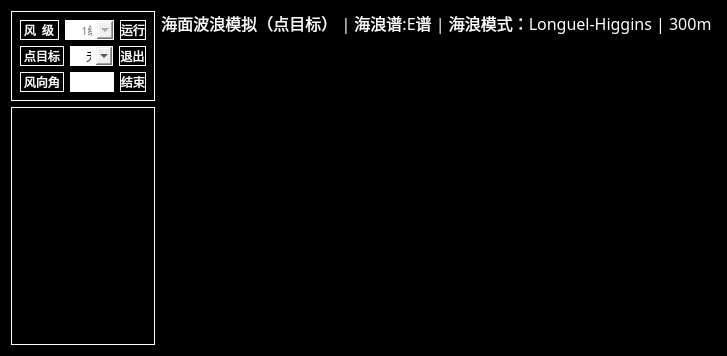
<?xml version="1.0" encoding="UTF-8"?>
<ui version="4.0">
 <class>Form</class>
 <widget class="QWidget" name="Form">
  <property name="geometry">
   <rect>
    <x>0</x>
    <y>0</y>
    <width>617</width>
    <height>356</height>
   </rect>
  </property>
  <property name="windowTitle">
   <string>Form</string>
  </property>
  <property name="styleSheet">
   <string notr="true">#Form{background:rgb(0,0,0)}
</string>
  </property>
  <layout class="QHBoxLayout" name="horizontalLayout_4" stretch="1,4">
   <item>
    <layout class="QVBoxLayout" name="verticalLayout_3" stretch="1,4">
     <item>
      <widget class="QWidget" name="widget" native="true">
       <property name="sizePolicy">
        <sizepolicy hsizetype="Expanding" vsizetype="Expanding">
         <horstretch>0</horstretch>
         <verstretch>0</verstretch>
        </sizepolicy>
       </property>
       <property name="styleSheet">
        <string notr="true">QWidget{border:1px solid white}</string>
       </property>
       <layout class="QVBoxLayout" name="verticalLayout_2">
        <item>
         <layout class="QHBoxLayout" name="horizontalLayout">
          <item>
           <widget class="QLabel" name="label_10">
            <property name="sizePolicy">
             <sizepolicy hsizetype="Expanding" vsizetype="Expanding">
              <horstretch>0</horstretch>
              <verstretch>0</verstretch>
             </sizepolicy>
            </property>
            <property name="font">
             <font>
              <family>微软雅黑</family>
              <pointsize>9</pointsize>
             </font>
            </property>
            <property name="styleSheet">
             <string notr="true">QLabel{
color:white
}</string>
            </property>
            <property name="text">
             <string>风  级</string>
            </property>
           </widget>
          </item>
          <item>
           <widget class="QComboBox" name="comboBox">
            <property name="enabled">
             <bool>true</bool>
            </property>
            <property name="sizePolicy">
             <sizepolicy hsizetype="Expanding" vsizetype="Expanding">
              <horstretch>0</horstretch>
              <verstretch>0</verstretch>
             </sizepolicy>
            </property>
            <property name="minimumSize">
             <size>
              <width>0</width>
              <height>0</height>
             </size>
            </property>
            <property name="maximumSize">
             <size>
              <width>16777215</width>
              <height>9999</height>
             </size>
            </property>
            <property name="font">
             <font>
              <family>黑体</family>
              <pointsize>8</pointsize>
             </font>
            </property>
            <property name="styleSheet">
             <string notr="true">QComboBox#comboBox{color:gray}</string>
            </property>
            <property name="currentIndex">
             <number>0</number>
            </property>
            <property name="frame">
             <bool>true</bool>
            </property>
            <item>
             <property name="text">
              <string>    1级</string>
             </property>
            </item>
            <item>
             <property name="text">
              <string>    2级</string>
             </property>
            </item>
            <item>
             <property name="text">
              <string>    3级</string>
             </property>
            </item>
            <item>
             <property name="text">
              <string>    4级</string>
             </property>
            </item>
            <item>
             <property name="text">
              <string>    5级</string>
             </property>
            </item>
            <item>
             <property name="text">
              <string>    6级</string>
             </property>
            </item>
            <item>
             <property name="text">
              <string>    7级</string>
             </property>
            </item>
           </widget>
          </item>
          <item>
           <widget class="QPushButton" name="pushButton">
            <property name="sizePolicy">
             <sizepolicy hsizetype="Expanding" vsizetype="Expanding">
              <horstretch>0</horstretch>
              <verstretch>0</verstretch>
             </sizepolicy>
            </property>
            <property name="font">
             <font>
              <family>微软雅黑</family>
              <pointsize>9</pointsize>
             </font>
            </property>
            <property name="styleSheet">
             <string notr="true">QPushButton{
background-color:black;
color:white;
border:1px solid white
}</string>
            </property>
            <property name="text">
             <string>运行</string>
            </property>
           </widget>
          </item>
         </layout>
        </item>
        <item>
         <layout class="QHBoxLayout" name="horizontalLayout_3">
          <item>
           <widget class="QLabel" name="label_9">
            <property name="sizePolicy">
             <sizepolicy hsizetype="Expanding" vsizetype="Expanding">
              <horstretch>0</horstretch>
              <verstretch>0</verstretch>
             </sizepolicy>
            </property>
            <property name="font">
             <font>
              <family>微软雅黑</family>
              <pointsize>9</pointsize>
             </font>
            </property>
            <property name="styleSheet">
             <string notr="true">QLabel{
color:white
}</string>
            </property>
            <property name="text">
             <string>点目标</string>
            </property>
           </widget>
          </item>
          <item>
           <widget class="QComboBox" name="comboBox_2">
            <property name="enabled">
             <bool>true</bool>
            </property>
            <property name="sizePolicy">
             <sizepolicy hsizetype="Expanding" vsizetype="Expanding">
              <horstretch>0</horstretch>
              <verstretch>0</verstretch>
             </sizepolicy>
            </property>
            <property name="minimumSize">
             <size>
              <width>0</width>
              <height>0</height>
             </size>
            </property>
            <property name="maximumSize">
             <size>
              <width>16777215</width>
              <height>9999</height>
             </size>
            </property>
            <property name="font">
             <font>
              <family>黑体</family>
              <pointsize>8</pointsize>
             </font>
            </property>
            <property name="styleSheet">
             <string notr="true">QComboBox#comboBox{color:gray}</string>
            </property>
            <property name="currentIndex">
             <number>0</number>
            </property>
            <property name="frame">
             <bool>true</bool>
            </property>
            <item>
             <property name="text">
              <string>    无</string>
             </property>
            </item>
            <item>
             <property name="text">
              <string>    有</string>
             </property>
            </item>
           </widget>
          </item>
          <item>
           <widget class="QPushButton" name="pushButton_3">
            <property name="sizePolicy">
             <sizepolicy hsizetype="Expanding" vsizetype="Expanding">
              <horstretch>0</horstretch>
              <verstretch>0</verstretch>
             </sizepolicy>
            </property>
            <property name="font">
             <font>
              <family>微软雅黑</family>
              <pointsize>9</pointsize>
             </font>
            </property>
            <property name="styleSheet">
             <string notr="true">QPushButton{
background-color:black;
color:white;
border:1px solid white
}</string>
            </property>
            <property name="text">
             <string>退出</string>
            </property>
           </widget>
          </item>
         </layout>
        </item>
        <item>
         <layout class="QHBoxLayout" name="horizontalLayout_2">
          <item>
           <widget class="QLabel" name="label_8">
            <property name="sizePolicy">
             <sizepolicy hsizetype="Expanding" vsizetype="Expanding">
              <horstretch>0</horstretch>
              <verstretch>0</verstretch>
             </sizepolicy>
            </property>
            <property name="font">
             <font>
              <family>微软雅黑</family>
              <pointsize>9</pointsize>
             </font>
            </property>
            <property name="styleSheet">
             <string notr="true">QLabel{
color:white
}</string>
            </property>
            <property name="text">
             <string>风向角</string>
            </property>
           </widget>
          </item>
          <item>
           <widget class="QLineEdit" name="lineEdit">
            <property name="sizePolicy">
             <sizepolicy hsizetype="Expanding" vsizetype="Expanding">
              <horstretch>0</horstretch>
              <verstretch>0</verstretch>
             </sizepolicy>
            </property>
           </widget>
          </item>
          <item>
           <widget class="QPushButton" name="pushButton_2">
            <property name="sizePolicy">
             <sizepolicy hsizetype="Expanding" vsizetype="Expanding">
              <horstretch>0</horstretch>
              <verstretch>0</verstretch>
             </sizepolicy>
            </property>
            <property name="font">
             <font>
              <family>微软雅黑</family>
              <pointsize>9</pointsize>
             </font>
            </property>
            <property name="styleSheet">
             <string notr="true">QPushButton{
background-color:black;
color:white;
border:1px solid white
}</string>
            </property>
            <property name="text">
             <string>结束</string>
            </property>
           </widget>
          </item>
         </layout>
        </item>
       </layout>
      </widget>
     </item>
     <item>
      <widget class="QWidget" name="widget_2" native="true">
       <property name="sizePolicy">
        <sizepolicy hsizetype="Expanding" vsizetype="Expanding">
         <horstretch>0</horstretch>
         <verstretch>0</verstretch>
        </sizepolicy>
       </property>
       <property name="styleSheet">
        <string notr="true">QWidget{border:1px solid white}</string>
       </property>
      </widget>
     </item>
    </layout>
   </item>
   <item>
    <layout class="QVBoxLayout" name="verticalLayout" stretch="1,15">
     <item>
      <widget class="QLabel" name="label_7">
       <property name="font">
        <font>
         <family>微软雅黑</family>
         <pointsize>12</pointsize>
        </font>
       </property>
       <property name="styleSheet">
        <string notr="true">QLabel{
background-color:black;
color:white
}</string>
       </property>
       <property name="text">
        <string>海面波浪模拟（点目标） | 海浪谱:E谱 | 海浪模式：Longuel-Higgins | 300m </string>
       </property>
       <property name="alignment">
        <set>Qt::AlignCenter</set>
       </property>
      </widget>
     </item>
     <item>
      <widget class="QWidget" name="widget_19" native="true"/>
     </item>
    </layout>
   </item>
  </layout>
 </widget>
 <resources/>
 <connections/>
</ui>
